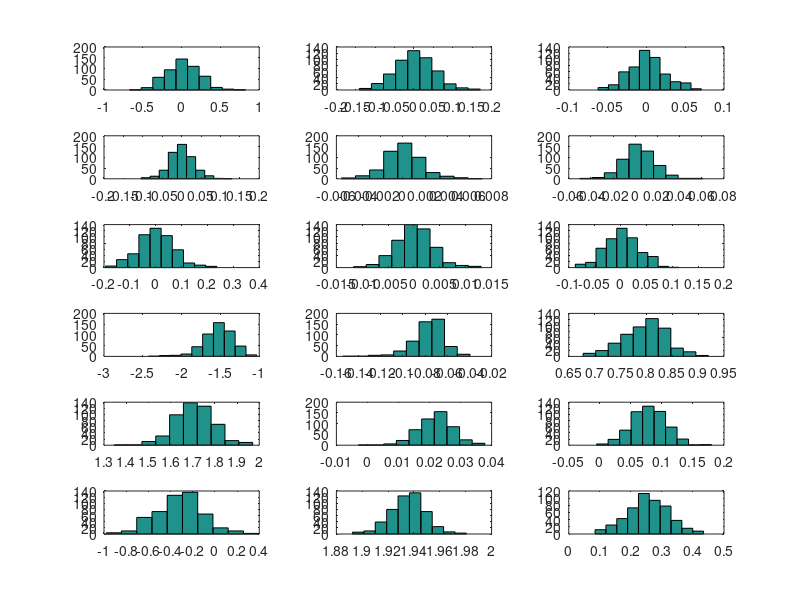

Here is the MATLAB script that generated this plot: (Note: this script raises an error after producing the figure.)
clear;clc;close all;
load('MC_MS_MSV_results.mat');
d_REE=d_REE(1:2,1:2);
d_regime1=d_regime1(1:2,1:2);
size=[1 3 3];
J=6;
I=3;

figure;
index=0;
for jj=1:J
    for ii=1:I
        index=index+1;
        subplot(J,I,index);
        hist(learning(:,jj,ii));
        
%         if jj>1
%             hold on;
%            
% %             line([d_REE(jj-1,ii) d_REE(jj-1,ii)],[0 200],'lineStyle','--','lineWidth',3,'color','red');
% %             hold on;
% %              line([d_regime1(jj-1,ii) d_regime1(jj-1,ii)],[0 200],'lineStyle','--','lineWidth',3,'color','red');
%         else 
%             hold on;
%              line([0 0],[0 200],'lineStyle','--','lineWidth',3,'color','red');
%         end
        
    end
end
      

fig = gcf;
fig.PaperPositionMode = 'auto'
fig_pos = fig.PaperPosition;
fig.PaperSize = [fig_pos(3) fig_pos(4)];
print(fig,'MC_MS_MSV_withLags','-dpdf');
